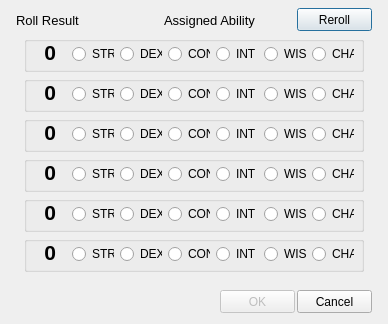
<?xml version="1.0" encoding="UTF-8"?>
<ui version="4.0">
 <class>AbilityRerollWindow</class>
 <widget class="QDialog" name="AbilityRerollWindow">
  <property name="geometry">
   <rect>
    <x>0</x>
    <y>0</y>
    <width>388</width>
    <height>324</height>
   </rect>
  </property>
  <property name="windowTitle">
   <string>AbilityRerollWindow</string>
  </property>
  <widget class="QGroupBox" name="roll1Group">
   <property name="geometry">
    <rect>
     <x>24</x>
     <y>36</y>
     <width>340</width>
     <height>36</height>
    </rect>
   </property>
   <property name="title">
    <string/>
   </property>
   <widget class="QRadioButton" name="roll1Str">
    <property name="geometry">
     <rect>
      <x>48</x>
      <y>10</y>
      <width>42</width>
      <height>16</height>
     </rect>
    </property>
    <property name="toolTip">
     <string>Strength</string>
    </property>
    <property name="text">
     <string>STR</string>
    </property>
   </widget>
   <widget class="QRadioButton" name="roll1Dex">
    <property name="geometry">
     <rect>
      <x>96</x>
      <y>10</y>
      <width>42</width>
      <height>16</height>
     </rect>
    </property>
    <property name="toolTip">
     <string>Dexterity</string>
    </property>
    <property name="text">
     <string>DEX</string>
    </property>
   </widget>
   <widget class="QLabel" name="roll1Label">
    <property name="geometry">
     <rect>
      <x>0</x>
      <y>0</y>
      <width>32</width>
      <height>32</height>
     </rect>
    </property>
    <property name="font">
     <font>
      <pointsize>16</pointsize>
      <weight>75</weight>
      <bold>true</bold>
     </font>
    </property>
    <property name="toolTip">
     <string>Current ability value</string>
    </property>
    <property name="text">
     <string>0</string>
    </property>
    <property name="alignment">
     <set>Qt::AlignRight|Qt::AlignTrailing|Qt::AlignVCenter</set>
    </property>
   </widget>
   <widget class="QRadioButton" name="roll1Con">
    <property name="geometry">
     <rect>
      <x>144</x>
      <y>10</y>
      <width>42</width>
      <height>16</height>
     </rect>
    </property>
    <property name="toolTip">
     <string>Constitution</string>
    </property>
    <property name="text">
     <string>CON</string>
    </property>
   </widget>
   <widget class="QRadioButton" name="roll1Int">
    <property name="geometry">
     <rect>
      <x>192</x>
      <y>10</y>
      <width>42</width>
      <height>16</height>
     </rect>
    </property>
    <property name="toolTip">
     <string>Intelligence</string>
    </property>
    <property name="text">
     <string>INT</string>
    </property>
   </widget>
   <widget class="QRadioButton" name="roll1Wis">
    <property name="geometry">
     <rect>
      <x>240</x>
      <y>10</y>
      <width>42</width>
      <height>16</height>
     </rect>
    </property>
    <property name="toolTip">
     <string>Wisdom</string>
    </property>
    <property name="text">
     <string>WIS</string>
    </property>
   </widget>
   <widget class="QRadioButton" name="roll1Cha">
    <property name="geometry">
     <rect>
      <x>288</x>
      <y>10</y>
      <width>42</width>
      <height>16</height>
     </rect>
    </property>
    <property name="toolTip">
     <string>Charisma</string>
    </property>
    <property name="text">
     <string>CHA</string>
    </property>
   </widget>
  </widget>
  <widget class="QGroupBox" name="roll2Group">
   <property name="geometry">
    <rect>
     <x>24</x>
     <y>76</y>
     <width>340</width>
     <height>36</height>
    </rect>
   </property>
   <property name="title">
    <string/>
   </property>
   <widget class="QRadioButton" name="roll2Str">
    <property name="geometry">
     <rect>
      <x>48</x>
      <y>10</y>
      <width>42</width>
      <height>16</height>
     </rect>
    </property>
    <property name="toolTip">
     <string>Strength</string>
    </property>
    <property name="text">
     <string>STR</string>
    </property>
   </widget>
   <widget class="QRadioButton" name="roll2Dex">
    <property name="geometry">
     <rect>
      <x>96</x>
      <y>10</y>
      <width>42</width>
      <height>16</height>
     </rect>
    </property>
    <property name="toolTip">
     <string>Dexterity</string>
    </property>
    <property name="text">
     <string>DEX</string>
    </property>
   </widget>
   <widget class="QLabel" name="roll2Label">
    <property name="geometry">
     <rect>
      <x>0</x>
      <y>0</y>
      <width>32</width>
      <height>32</height>
     </rect>
    </property>
    <property name="font">
     <font>
      <pointsize>16</pointsize>
      <weight>75</weight>
      <bold>true</bold>
     </font>
    </property>
    <property name="toolTip">
     <string>Current ability value</string>
    </property>
    <property name="text">
     <string>0</string>
    </property>
    <property name="alignment">
     <set>Qt::AlignRight|Qt::AlignTrailing|Qt::AlignVCenter</set>
    </property>
   </widget>
   <widget class="QRadioButton" name="roll2Con">
    <property name="geometry">
     <rect>
      <x>144</x>
      <y>10</y>
      <width>42</width>
      <height>16</height>
     </rect>
    </property>
    <property name="toolTip">
     <string>Constitution</string>
    </property>
    <property name="text">
     <string>CON</string>
    </property>
   </widget>
   <widget class="QRadioButton" name="roll2Int">
    <property name="geometry">
     <rect>
      <x>192</x>
      <y>10</y>
      <width>42</width>
      <height>16</height>
     </rect>
    </property>
    <property name="toolTip">
     <string>Intelligence</string>
    </property>
    <property name="text">
     <string>INT</string>
    </property>
   </widget>
   <widget class="QRadioButton" name="roll2Wis">
    <property name="geometry">
     <rect>
      <x>240</x>
      <y>10</y>
      <width>42</width>
      <height>16</height>
     </rect>
    </property>
    <property name="toolTip">
     <string>Wisdom</string>
    </property>
    <property name="text">
     <string>WIS</string>
    </property>
   </widget>
   <widget class="QRadioButton" name="roll2Cha">
    <property name="geometry">
     <rect>
      <x>288</x>
      <y>10</y>
      <width>42</width>
      <height>16</height>
     </rect>
    </property>
    <property name="toolTip">
     <string>Charisma</string>
    </property>
    <property name="text">
     <string>CHA</string>
    </property>
   </widget>
  </widget>
  <widget class="QGroupBox" name="roll3Group">
   <property name="geometry">
    <rect>
     <x>24</x>
     <y>116</y>
     <width>340</width>
     <height>36</height>
    </rect>
   </property>
   <property name="title">
    <string/>
   </property>
   <widget class="QRadioButton" name="roll3Str">
    <property name="geometry">
     <rect>
      <x>48</x>
      <y>10</y>
      <width>42</width>
      <height>16</height>
     </rect>
    </property>
    <property name="toolTip">
     <string>Strength</string>
    </property>
    <property name="text">
     <string>STR</string>
    </property>
   </widget>
   <widget class="QRadioButton" name="roll3Dex">
    <property name="geometry">
     <rect>
      <x>96</x>
      <y>10</y>
      <width>42</width>
      <height>16</height>
     </rect>
    </property>
    <property name="toolTip">
     <string>Dexterity</string>
    </property>
    <property name="text">
     <string>DEX</string>
    </property>
   </widget>
   <widget class="QLabel" name="roll3Label">
    <property name="geometry">
     <rect>
      <x>0</x>
      <y>0</y>
      <width>32</width>
      <height>32</height>
     </rect>
    </property>
    <property name="font">
     <font>
      <pointsize>16</pointsize>
      <weight>75</weight>
      <bold>true</bold>
     </font>
    </property>
    <property name="toolTip">
     <string>Current ability value</string>
    </property>
    <property name="text">
     <string>0</string>
    </property>
    <property name="alignment">
     <set>Qt::AlignRight|Qt::AlignTrailing|Qt::AlignVCenter</set>
    </property>
   </widget>
   <widget class="QRadioButton" name="roll3Con">
    <property name="geometry">
     <rect>
      <x>144</x>
      <y>10</y>
      <width>42</width>
      <height>16</height>
     </rect>
    </property>
    <property name="toolTip">
     <string>Constitution</string>
    </property>
    <property name="text">
     <string>CON</string>
    </property>
   </widget>
   <widget class="QRadioButton" name="roll3Int">
    <property name="geometry">
     <rect>
      <x>192</x>
      <y>10</y>
      <width>42</width>
      <height>16</height>
     </rect>
    </property>
    <property name="toolTip">
     <string>Intelligence</string>
    </property>
    <property name="text">
     <string>INT</string>
    </property>
   </widget>
   <widget class="QRadioButton" name="roll3Wis">
    <property name="geometry">
     <rect>
      <x>240</x>
      <y>10</y>
      <width>42</width>
      <height>16</height>
     </rect>
    </property>
    <property name="toolTip">
     <string>Wisdom</string>
    </property>
    <property name="text">
     <string>WIS</string>
    </property>
   </widget>
   <widget class="QRadioButton" name="roll3Cha">
    <property name="geometry">
     <rect>
      <x>288</x>
      <y>10</y>
      <width>42</width>
      <height>16</height>
     </rect>
    </property>
    <property name="toolTip">
     <string>Charisma</string>
    </property>
    <property name="text">
     <string>CHA</string>
    </property>
   </widget>
  </widget>
  <widget class="QLabel" name="rollHeadingLabel">
   <property name="geometry">
    <rect>
     <x>16</x>
     <y>12</y>
     <width>71</width>
     <height>16</height>
    </rect>
   </property>
   <property name="font">
    <font>
     <pointsize>10</pointsize>
    </font>
   </property>
   <property name="text">
    <string>Roll Result</string>
   </property>
  </widget>
  <widget class="QLabel" name="abilityHeadingLabel">
   <property name="geometry">
    <rect>
     <x>164</x>
     <y>12</y>
     <width>96</width>
     <height>16</height>
    </rect>
   </property>
   <property name="font">
    <font>
     <pointsize>10</pointsize>
    </font>
   </property>
   <property name="text">
    <string>Assigned Ability</string>
   </property>
  </widget>
  <widget class="QGroupBox" name="roll4Group">
   <property name="geometry">
    <rect>
     <x>24</x>
     <y>156</y>
     <width>340</width>
     <height>36</height>
    </rect>
   </property>
   <property name="title">
    <string/>
   </property>
   <widget class="QRadioButton" name="roll4Str">
    <property name="geometry">
     <rect>
      <x>48</x>
      <y>10</y>
      <width>42</width>
      <height>16</height>
     </rect>
    </property>
    <property name="toolTip">
     <string>Strength</string>
    </property>
    <property name="text">
     <string>STR</string>
    </property>
   </widget>
   <widget class="QRadioButton" name="roll4Dex">
    <property name="geometry">
     <rect>
      <x>96</x>
      <y>10</y>
      <width>42</width>
      <height>16</height>
     </rect>
    </property>
    <property name="toolTip">
     <string>Dexterity</string>
    </property>
    <property name="text">
     <string>DEX</string>
    </property>
   </widget>
   <widget class="QLabel" name="roll4Label">
    <property name="geometry">
     <rect>
      <x>0</x>
      <y>0</y>
      <width>32</width>
      <height>32</height>
     </rect>
    </property>
    <property name="font">
     <font>
      <pointsize>16</pointsize>
      <weight>75</weight>
      <bold>true</bold>
     </font>
    </property>
    <property name="toolTip">
     <string>Current ability value</string>
    </property>
    <property name="text">
     <string>0</string>
    </property>
    <property name="alignment">
     <set>Qt::AlignRight|Qt::AlignTrailing|Qt::AlignVCenter</set>
    </property>
   </widget>
   <widget class="QRadioButton" name="roll4Con">
    <property name="geometry">
     <rect>
      <x>144</x>
      <y>10</y>
      <width>42</width>
      <height>16</height>
     </rect>
    </property>
    <property name="toolTip">
     <string>Constitution</string>
    </property>
    <property name="text">
     <string>CON</string>
    </property>
   </widget>
   <widget class="QRadioButton" name="roll4Int">
    <property name="geometry">
     <rect>
      <x>192</x>
      <y>10</y>
      <width>42</width>
      <height>16</height>
     </rect>
    </property>
    <property name="toolTip">
     <string>Intelligence</string>
    </property>
    <property name="text">
     <string>INT</string>
    </property>
   </widget>
   <widget class="QRadioButton" name="roll4Wis">
    <property name="geometry">
     <rect>
      <x>240</x>
      <y>10</y>
      <width>42</width>
      <height>16</height>
     </rect>
    </property>
    <property name="toolTip">
     <string>Wisdom</string>
    </property>
    <property name="text">
     <string>WIS</string>
    </property>
   </widget>
   <widget class="QRadioButton" name="roll4Cha">
    <property name="geometry">
     <rect>
      <x>288</x>
      <y>10</y>
      <width>42</width>
      <height>16</height>
     </rect>
    </property>
    <property name="toolTip">
     <string>Charisma</string>
    </property>
    <property name="text">
     <string>CHA</string>
    </property>
   </widget>
  </widget>
  <widget class="QGroupBox" name="roll6Group">
   <property name="geometry">
    <rect>
     <x>24</x>
     <y>236</y>
     <width>340</width>
     <height>36</height>
    </rect>
   </property>
   <property name="title">
    <string/>
   </property>
   <widget class="QRadioButton" name="roll6Str">
    <property name="geometry">
     <rect>
      <x>48</x>
      <y>10</y>
      <width>42</width>
      <height>16</height>
     </rect>
    </property>
    <property name="toolTip">
     <string>Strength</string>
    </property>
    <property name="text">
     <string>STR</string>
    </property>
   </widget>
   <widget class="QRadioButton" name="roll6Dex">
    <property name="geometry">
     <rect>
      <x>96</x>
      <y>10</y>
      <width>42</width>
      <height>16</height>
     </rect>
    </property>
    <property name="toolTip">
     <string>Dexterity</string>
    </property>
    <property name="text">
     <string>DEX</string>
    </property>
   </widget>
   <widget class="QLabel" name="roll6Label">
    <property name="geometry">
     <rect>
      <x>0</x>
      <y>0</y>
      <width>32</width>
      <height>32</height>
     </rect>
    </property>
    <property name="font">
     <font>
      <pointsize>16</pointsize>
      <weight>75</weight>
      <bold>true</bold>
     </font>
    </property>
    <property name="toolTip">
     <string>Current ability value</string>
    </property>
    <property name="text">
     <string>0</string>
    </property>
    <property name="alignment">
     <set>Qt::AlignRight|Qt::AlignTrailing|Qt::AlignVCenter</set>
    </property>
   </widget>
   <widget class="QRadioButton" name="roll6Con">
    <property name="geometry">
     <rect>
      <x>144</x>
      <y>10</y>
      <width>42</width>
      <height>16</height>
     </rect>
    </property>
    <property name="toolTip">
     <string>Constitution</string>
    </property>
    <property name="text">
     <string>CON</string>
    </property>
   </widget>
   <widget class="QRadioButton" name="roll6Int">
    <property name="geometry">
     <rect>
      <x>192</x>
      <y>10</y>
      <width>42</width>
      <height>16</height>
     </rect>
    </property>
    <property name="toolTip">
     <string>Intelligence</string>
    </property>
    <property name="text">
     <string>INT</string>
    </property>
   </widget>
   <widget class="QRadioButton" name="roll6Wis">
    <property name="geometry">
     <rect>
      <x>240</x>
      <y>10</y>
      <width>42</width>
      <height>16</height>
     </rect>
    </property>
    <property name="toolTip">
     <string>Wisdom</string>
    </property>
    <property name="text">
     <string>WIS</string>
    </property>
   </widget>
   <widget class="QRadioButton" name="roll6Cha">
    <property name="geometry">
     <rect>
      <x>288</x>
      <y>10</y>
      <width>42</width>
      <height>16</height>
     </rect>
    </property>
    <property name="toolTip">
     <string>Charisma</string>
    </property>
    <property name="text">
     <string>CHA</string>
    </property>
   </widget>
  </widget>
  <widget class="QGroupBox" name="roll5Group">
   <property name="geometry">
    <rect>
     <x>24</x>
     <y>196</y>
     <width>340</width>
     <height>36</height>
    </rect>
   </property>
   <property name="title">
    <string/>
   </property>
   <widget class="QRadioButton" name="roll5Str">
    <property name="geometry">
     <rect>
      <x>48</x>
      <y>10</y>
      <width>42</width>
      <height>16</height>
     </rect>
    </property>
    <property name="toolTip">
     <string>Strength</string>
    </property>
    <property name="text">
     <string>STR</string>
    </property>
   </widget>
   <widget class="QRadioButton" name="roll5Dex">
    <property name="geometry">
     <rect>
      <x>96</x>
      <y>10</y>
      <width>42</width>
      <height>16</height>
     </rect>
    </property>
    <property name="toolTip">
     <string>Dexterity</string>
    </property>
    <property name="text">
     <string>DEX</string>
    </property>
   </widget>
   <widget class="QLabel" name="roll5Label">
    <property name="geometry">
     <rect>
      <x>0</x>
      <y>0</y>
      <width>32</width>
      <height>32</height>
     </rect>
    </property>
    <property name="font">
     <font>
      <pointsize>16</pointsize>
      <weight>75</weight>
      <bold>true</bold>
     </font>
    </property>
    <property name="toolTip">
     <string>Current ability value</string>
    </property>
    <property name="text">
     <string>0</string>
    </property>
    <property name="alignment">
     <set>Qt::AlignRight|Qt::AlignTrailing|Qt::AlignVCenter</set>
    </property>
   </widget>
   <widget class="QRadioButton" name="roll5Con">
    <property name="geometry">
     <rect>
      <x>144</x>
      <y>10</y>
      <width>42</width>
      <height>16</height>
     </rect>
    </property>
    <property name="toolTip">
     <string>Constitution</string>
    </property>
    <property name="text">
     <string>CON</string>
    </property>
   </widget>
   <widget class="QRadioButton" name="roll5Int">
    <property name="geometry">
     <rect>
      <x>192</x>
      <y>10</y>
      <width>42</width>
      <height>16</height>
     </rect>
    </property>
    <property name="toolTip">
     <string>Intelligence</string>
    </property>
    <property name="text">
     <string>INT</string>
    </property>
   </widget>
   <widget class="QRadioButton" name="roll5Wis">
    <property name="geometry">
     <rect>
      <x>240</x>
      <y>10</y>
      <width>42</width>
      <height>16</height>
     </rect>
    </property>
    <property name="toolTip">
     <string>Wisdom</string>
    </property>
    <property name="text">
     <string>WIS</string>
    </property>
   </widget>
   <widget class="QRadioButton" name="roll5Cha">
    <property name="geometry">
     <rect>
      <x>288</x>
      <y>10</y>
      <width>42</width>
      <height>16</height>
     </rect>
    </property>
    <property name="toolTip">
     <string>Charisma</string>
    </property>
    <property name="text">
     <string>CHA</string>
    </property>
   </widget>
  </widget>
  <widget class="QPushButton" name="rerollButton">
   <property name="geometry">
    <rect>
     <x>297</x>
     <y>8</y>
     <width>75</width>
     <height>23</height>
    </rect>
   </property>
   <property name="text">
    <string>Reroll</string>
   </property>
  </widget>
  <widget class="QPushButton" name="cancelButton">
   <property name="geometry">
    <rect>
     <x>297</x>
     <y>290</y>
     <width>75</width>
     <height>23</height>
    </rect>
   </property>
   <property name="text">
    <string>Cancel</string>
   </property>
  </widget>
  <widget class="QPushButton" name="okButton">
   <property name="enabled">
    <bool>false</bool>
   </property>
   <property name="geometry">
    <rect>
     <x>220</x>
     <y>290</y>
     <width>75</width>
     <height>23</height>
    </rect>
   </property>
   <property name="text">
    <string>OK</string>
   </property>
  </widget>
 </widget>
 <layoutdefault spacing="6" margin="11"/>
 <resources/>
 <connections>
  <connection>
   <sender>rerollButton</sender>
   <signal>clicked()</signal>
   <receiver>AbilityRerollWindow</receiver>
   <slot>rerollScores()</slot>
   <hints>
    <hint type="sourcelabel">
     <x>334</x>
     <y>19</y>
    </hint>
    <hint type="destinationlabel">
     <x>193</x>
     <y>161</y>
    </hint>
   </hints>
  </connection>
  <connection>
   <sender>cancelButton</sender>
   <signal>clicked()</signal>
   <receiver>AbilityRerollWindow</receiver>
   <slot>close()</slot>
   <hints>
    <hint type="sourcelabel">
     <x>334</x>
     <y>301</y>
    </hint>
    <hint type="destinationlabel">
     <x>193</x>
     <y>161</y>
    </hint>
   </hints>
  </connection>
  <connection>
   <sender>okButton</sender>
   <signal>clicked()</signal>
   <receiver>AbilityRerollWindow</receiver>
   <slot>changesAccepted()</slot>
   <hints>
    <hint type="sourcelabel">
     <x>257</x>
     <y>301</y>
    </hint>
    <hint type="destinationlabel">
     <x>193</x>
     <y>161</y>
    </hint>
   </hints>
  </connection>
  <connection>
   <sender>roll1Cha</sender>
   <signal>toggled(bool)</signal>
   <receiver>AbilityRerollWindow</receiver>
   <slot>testValidity()</slot>
   <hints>
    <hint type="sourcelabel">
     <x>332</x>
     <y>53</y>
    </hint>
    <hint type="destinationlabel">
     <x>193</x>
     <y>161</y>
    </hint>
   </hints>
  </connection>
  <connection>
   <sender>roll1Con</sender>
   <signal>toggled(bool)</signal>
   <receiver>AbilityRerollWindow</receiver>
   <slot>testValidity()</slot>
   <hints>
    <hint type="sourcelabel">
     <x>188</x>
     <y>53</y>
    </hint>
    <hint type="destinationlabel">
     <x>193</x>
     <y>161</y>
    </hint>
   </hints>
  </connection>
  <connection>
   <sender>roll1Dex</sender>
   <signal>toggled(bool)</signal>
   <receiver>AbilityRerollWindow</receiver>
   <slot>testValidity()</slot>
   <hints>
    <hint type="sourcelabel">
     <x>140</x>
     <y>53</y>
    </hint>
    <hint type="destinationlabel">
     <x>193</x>
     <y>161</y>
    </hint>
   </hints>
  </connection>
  <connection>
   <sender>roll1Int</sender>
   <signal>toggled(bool)</signal>
   <receiver>AbilityRerollWindow</receiver>
   <slot>testValidity()</slot>
   <hints>
    <hint type="sourcelabel">
     <x>236</x>
     <y>53</y>
    </hint>
    <hint type="destinationlabel">
     <x>193</x>
     <y>161</y>
    </hint>
   </hints>
  </connection>
  <connection>
   <sender>roll1Str</sender>
   <signal>toggled(bool)</signal>
   <receiver>AbilityRerollWindow</receiver>
   <slot>testValidity()</slot>
   <hints>
    <hint type="sourcelabel">
     <x>92</x>
     <y>53</y>
    </hint>
    <hint type="destinationlabel">
     <x>193</x>
     <y>161</y>
    </hint>
   </hints>
  </connection>
  <connection>
   <sender>roll1Wis</sender>
   <signal>toggled(bool)</signal>
   <receiver>AbilityRerollWindow</receiver>
   <slot>testValidity()</slot>
   <hints>
    <hint type="sourcelabel">
     <x>284</x>
     <y>53</y>
    </hint>
    <hint type="destinationlabel">
     <x>193</x>
     <y>161</y>
    </hint>
   </hints>
  </connection>
  <connection>
   <sender>roll2Cha</sender>
   <signal>toggled(bool)</signal>
   <receiver>AbilityRerollWindow</receiver>
   <slot>testValidity()</slot>
   <hints>
    <hint type="sourcelabel">
     <x>332</x>
     <y>93</y>
    </hint>
    <hint type="destinationlabel">
     <x>193</x>
     <y>161</y>
    </hint>
   </hints>
  </connection>
  <connection>
   <sender>roll2Con</sender>
   <signal>toggled(bool)</signal>
   <receiver>AbilityRerollWindow</receiver>
   <slot>testValidity()</slot>
   <hints>
    <hint type="sourcelabel">
     <x>188</x>
     <y>93</y>
    </hint>
    <hint type="destinationlabel">
     <x>193</x>
     <y>161</y>
    </hint>
   </hints>
  </connection>
  <connection>
   <sender>roll2Dex</sender>
   <signal>toggled(bool)</signal>
   <receiver>AbilityRerollWindow</receiver>
   <slot>testValidity()</slot>
   <hints>
    <hint type="sourcelabel">
     <x>140</x>
     <y>93</y>
    </hint>
    <hint type="destinationlabel">
     <x>193</x>
     <y>161</y>
    </hint>
   </hints>
  </connection>
  <connection>
   <sender>roll2Int</sender>
   <signal>toggled(bool)</signal>
   <receiver>AbilityRerollWindow</receiver>
   <slot>testValidity()</slot>
   <hints>
    <hint type="sourcelabel">
     <x>236</x>
     <y>93</y>
    </hint>
    <hint type="destinationlabel">
     <x>193</x>
     <y>161</y>
    </hint>
   </hints>
  </connection>
  <connection>
   <sender>roll2Str</sender>
   <signal>toggled(bool)</signal>
   <receiver>AbilityRerollWindow</receiver>
   <slot>testValidity()</slot>
   <hints>
    <hint type="sourcelabel">
     <x>92</x>
     <y>93</y>
    </hint>
    <hint type="destinationlabel">
     <x>193</x>
     <y>161</y>
    </hint>
   </hints>
  </connection>
  <connection>
   <sender>roll2Wis</sender>
   <signal>toggled(bool)</signal>
   <receiver>AbilityRerollWindow</receiver>
   <slot>testValidity()</slot>
   <hints>
    <hint type="sourcelabel">
     <x>284</x>
     <y>93</y>
    </hint>
    <hint type="destinationlabel">
     <x>193</x>
     <y>161</y>
    </hint>
   </hints>
  </connection>
  <connection>
   <sender>roll3Cha</sender>
   <signal>toggled(bool)</signal>
   <receiver>AbilityRerollWindow</receiver>
   <slot>testValidity()</slot>
   <hints>
    <hint type="sourcelabel">
     <x>332</x>
     <y>133</y>
    </hint>
    <hint type="destinationlabel">
     <x>193</x>
     <y>161</y>
    </hint>
   </hints>
  </connection>
  <connection>
   <sender>roll3Con</sender>
   <signal>toggled(bool)</signal>
   <receiver>AbilityRerollWindow</receiver>
   <slot>testValidity()</slot>
   <hints>
    <hint type="sourcelabel">
     <x>188</x>
     <y>133</y>
    </hint>
    <hint type="destinationlabel">
     <x>193</x>
     <y>161</y>
    </hint>
   </hints>
  </connection>
  <connection>
   <sender>roll3Dex</sender>
   <signal>toggled(bool)</signal>
   <receiver>AbilityRerollWindow</receiver>
   <slot>testValidity()</slot>
   <hints>
    <hint type="sourcelabel">
     <x>140</x>
     <y>133</y>
    </hint>
    <hint type="destinationlabel">
     <x>193</x>
     <y>161</y>
    </hint>
   </hints>
  </connection>
  <connection>
   <sender>roll3Int</sender>
   <signal>toggled(bool)</signal>
   <receiver>AbilityRerollWindow</receiver>
   <slot>testValidity()</slot>
   <hints>
    <hint type="sourcelabel">
     <x>236</x>
     <y>133</y>
    </hint>
    <hint type="destinationlabel">
     <x>193</x>
     <y>161</y>
    </hint>
   </hints>
  </connection>
  <connection>
   <sender>roll3Str</sender>
   <signal>toggled(bool)</signal>
   <receiver>AbilityRerollWindow</receiver>
   <slot>testValidity()</slot>
   <hints>
    <hint type="sourcelabel">
     <x>92</x>
     <y>133</y>
    </hint>
    <hint type="destinationlabel">
     <x>193</x>
     <y>161</y>
    </hint>
   </hints>
  </connection>
  <connection>
   <sender>roll3Wis</sender>
   <signal>toggled(bool)</signal>
   <receiver>AbilityRerollWindow</receiver>
   <slot>testValidity()</slot>
   <hints>
    <hint type="sourcelabel">
     <x>284</x>
     <y>133</y>
    </hint>
    <hint type="destinationlabel">
     <x>193</x>
     <y>161</y>
    </hint>
   </hints>
  </connection>
  <connection>
   <sender>roll4Cha</sender>
   <signal>toggled(bool)</signal>
   <receiver>AbilityRerollWindow</receiver>
   <slot>testValidity()</slot>
   <hints>
    <hint type="sourcelabel">
     <x>332</x>
     <y>173</y>
    </hint>
    <hint type="destinationlabel">
     <x>193</x>
     <y>161</y>
    </hint>
   </hints>
  </connection>
  <connection>
   <sender>roll4Con</sender>
   <signal>toggled(bool)</signal>
   <receiver>AbilityRerollWindow</receiver>
   <slot>testValidity()</slot>
   <hints>
    <hint type="sourcelabel">
     <x>188</x>
     <y>173</y>
    </hint>
    <hint type="destinationlabel">
     <x>193</x>
     <y>161</y>
    </hint>
   </hints>
  </connection>
  <connection>
   <sender>roll4Dex</sender>
   <signal>toggled(bool)</signal>
   <receiver>AbilityRerollWindow</receiver>
   <slot>testValidity()</slot>
   <hints>
    <hint type="sourcelabel">
     <x>140</x>
     <y>173</y>
    </hint>
    <hint type="destinationlabel">
     <x>193</x>
     <y>161</y>
    </hint>
   </hints>
  </connection>
  <connection>
   <sender>roll4Int</sender>
   <signal>toggled(bool)</signal>
   <receiver>AbilityRerollWindow</receiver>
   <slot>testValidity()</slot>
   <hints>
    <hint type="sourcelabel">
     <x>236</x>
     <y>173</y>
    </hint>
    <hint type="destinationlabel">
     <x>193</x>
     <y>161</y>
    </hint>
   </hints>
  </connection>
  <connection>
   <sender>roll4Str</sender>
   <signal>toggled(bool)</signal>
   <receiver>AbilityRerollWindow</receiver>
   <slot>testValidity()</slot>
   <hints>
    <hint type="sourcelabel">
     <x>92</x>
     <y>173</y>
    </hint>
    <hint type="destinationlabel">
     <x>193</x>
     <y>161</y>
    </hint>
   </hints>
  </connection>
  <connection>
   <sender>roll4Wis</sender>
   <signal>toggled(bool)</signal>
   <receiver>AbilityRerollWindow</receiver>
   <slot>testValidity()</slot>
   <hints>
    <hint type="sourcelabel">
     <x>284</x>
     <y>173</y>
    </hint>
    <hint type="destinationlabel">
     <x>193</x>
     <y>161</y>
    </hint>
   </hints>
  </connection>
  <connection>
   <sender>roll5Con</sender>
   <signal>toggled(bool)</signal>
   <receiver>AbilityRerollWindow</receiver>
   <slot>testValidity()</slot>
   <hints>
    <hint type="sourcelabel">
     <x>188</x>
     <y>213</y>
    </hint>
    <hint type="destinationlabel">
     <x>193</x>
     <y>161</y>
    </hint>
   </hints>
  </connection>
  <connection>
   <sender>roll5Cha</sender>
   <signal>toggled(bool)</signal>
   <receiver>AbilityRerollWindow</receiver>
   <slot>testValidity()</slot>
   <hints>
    <hint type="sourcelabel">
     <x>332</x>
     <y>213</y>
    </hint>
    <hint type="destinationlabel">
     <x>193</x>
     <y>161</y>
    </hint>
   </hints>
  </connection>
  <connection>
   <sender>roll5Dex</sender>
   <signal>toggled(bool)</signal>
   <receiver>AbilityRerollWindow</receiver>
   <slot>testValidity()</slot>
   <hints>
    <hint type="sourcelabel">
     <x>140</x>
     <y>213</y>
    </hint>
    <hint type="destinationlabel">
     <x>193</x>
     <y>161</y>
    </hint>
   </hints>
  </connection>
  <connection>
   <sender>roll5Int</sender>
   <signal>toggled(bool)</signal>
   <receiver>AbilityRerollWindow</receiver>
   <slot>testValidity()</slot>
   <hints>
    <hint type="sourcelabel">
     <x>236</x>
     <y>213</y>
    </hint>
    <hint type="destinationlabel">
     <x>193</x>
     <y>161</y>
    </hint>
   </hints>
  </connection>
  <connection>
   <sender>roll5Str</sender>
   <signal>toggled(bool)</signal>
   <receiver>AbilityRerollWindow</receiver>
   <slot>testValidity()</slot>
   <hints>
    <hint type="sourcelabel">
     <x>92</x>
     <y>213</y>
    </hint>
    <hint type="destinationlabel">
     <x>193</x>
     <y>161</y>
    </hint>
   </hints>
  </connection>
  <connection>
   <sender>roll5Wis</sender>
   <signal>toggled(bool)</signal>
   <receiver>AbilityRerollWindow</receiver>
   <slot>testValidity()</slot>
   <hints>
    <hint type="sourcelabel">
     <x>284</x>
     <y>213</y>
    </hint>
    <hint type="destinationlabel">
     <x>193</x>
     <y>161</y>
    </hint>
   </hints>
  </connection>
  <connection>
   <sender>roll6Con</sender>
   <signal>toggled(bool)</signal>
   <receiver>AbilityRerollWindow</receiver>
   <slot>testValidity()</slot>
   <hints>
    <hint type="sourcelabel">
     <x>188</x>
     <y>253</y>
    </hint>
    <hint type="destinationlabel">
     <x>193</x>
     <y>161</y>
    </hint>
   </hints>
  </connection>
  <connection>
   <sender>roll6Dex</sender>
   <signal>toggled(bool)</signal>
   <receiver>AbilityRerollWindow</receiver>
   <slot>testValidity()</slot>
   <hints>
    <hint type="sourcelabel">
     <x>140</x>
     <y>253</y>
    </hint>
    <hint type="destinationlabel">
     <x>193</x>
     <y>161</y>
    </hint>
   </hints>
  </connection>
  <connection>
   <sender>roll6Int</sender>
   <signal>toggled(bool)</signal>
   <receiver>AbilityRerollWindow</receiver>
   <slot>testValidity()</slot>
   <hints>
    <hint type="sourcelabel">
     <x>236</x>
     <y>253</y>
    </hint>
    <hint type="destinationlabel">
     <x>193</x>
     <y>161</y>
    </hint>
   </hints>
  </connection>
  <connection>
   <sender>roll6Str</sender>
   <signal>toggled(bool)</signal>
   <receiver>AbilityRerollWindow</receiver>
   <slot>testValidity()</slot>
   <hints>
    <hint type="sourcelabel">
     <x>92</x>
     <y>253</y>
    </hint>
    <hint type="destinationlabel">
     <x>193</x>
     <y>161</y>
    </hint>
   </hints>
  </connection>
  <connection>
   <sender>roll6Wis</sender>
   <signal>toggled(bool)</signal>
   <receiver>AbilityRerollWindow</receiver>
   <slot>testValidity()</slot>
   <hints>
    <hint type="sourcelabel">
     <x>284</x>
     <y>253</y>
    </hint>
    <hint type="destinationlabel">
     <x>193</x>
     <y>161</y>
    </hint>
   </hints>
  </connection>
  <connection>
   <sender>roll6Cha</sender>
   <signal>toggled(bool)</signal>
   <receiver>AbilityRerollWindow</receiver>
   <slot>testValidity()</slot>
   <hints>
    <hint type="sourcelabel">
     <x>332</x>
     <y>253</y>
    </hint>
    <hint type="destinationlabel">
     <x>193</x>
     <y>161</y>
    </hint>
   </hints>
  </connection>
 </connections>
 <slots>
  <signal>abilitiesChanged(int,int,int,int,int,int)</signal>
  <slot>rerollScores()</slot>
  <slot>changesAccepted()</slot>
  <slot>testValidity()</slot>
 </slots>
</ui>
